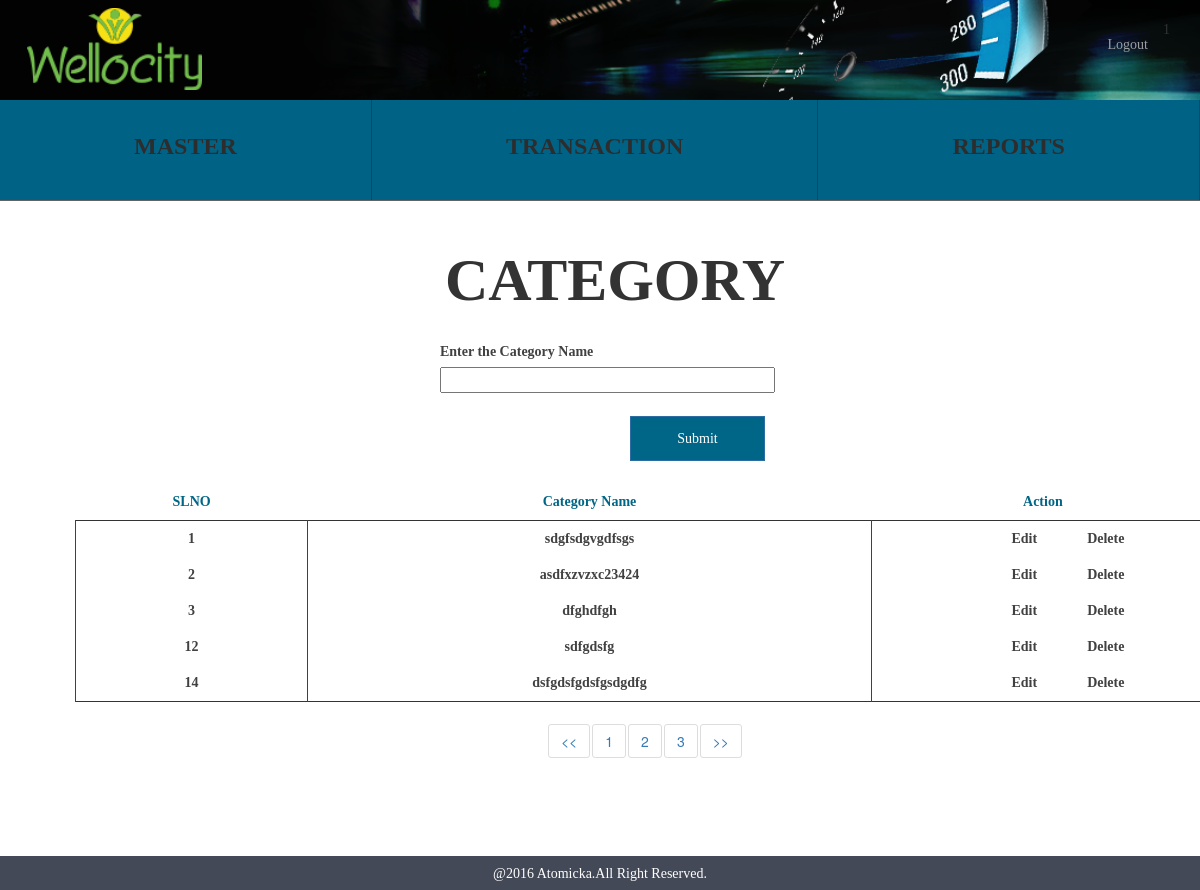
Screenshot of /category.php (signed in) with the database file from the repository.
### tables this page shows
CREATE TABLE IF NOT EXISTS `wc_categories` (
  `categories_id` int(10) NOT NULL AUTO_INCREMENT,
  `categories_name` varchar(150) NOT NULL,
  `categories_status` tinyint(1) NOT NULL,
  `categories_createddate` timestamp NOT NULL DEFAULT CURRENT_TIMESTAMP,
  PRIMARY KEY (`categories_id`),
  KEY `categories_name` (`categories_name`)
);

### functions/category_function.php (called while the page is built, shortened)
<?php
class categoryfunction{
    public function categoryselectfunction(){
      $temp_arr = array();
      $res = mysql_query("SELECT * FROM wc_categories") or die(mysql_error());
      while($row = mysql_fetch_array($res)) {
          $temp_arr[] =$row;
      }
      return $temp_arr;
      }
}
 ?>

### category.php (the view, shortened to what this page needs)
<?php
require_once "header.php";
require_once "functions/category_function.php";
$obj = new categoryfunction();
?>
	<div class="container">
		<div class="container align_center align_height">
			<span class="sports">CATEGORY</span>
		</div>
		<div class="container align_margin">
			<div class="col-md-8">
				<div class="col-md-6"></div>
				<div class="col-md-6 align_margin">
					<form id="category_form" name="categories_form" role="form">
						<div class="align_margin">
							<label>Enter the Category Name</label><br>
							<input type="text" class="sportsname" name="category_name" data-validation-error-msg="Please enter the category name" data-validation="required">
						</div>
						<input type="submit" class="btn btn-primary align_right clear category_submit_act" value="Submit">
					</form>
				</div>
				<div class="container">
				  <table class="table state_table" id="category_table">
				    <thead>
				      <tr class="row_color">
				        <th class="align_center">SLNO</th>
				        <th class="align_center">Category Name</th>
				        <th class="align_center">Action</th>
				      </tr>
				    </thead>
				    <tbody>
						<?php
							$data = $obj->categoryselectfunction();
							foreach( $data as $eachrecord ) {
						 ?>
				    	<tr class="align_center delete_color">
					        <td class="category_id"><?php echo $eachrecord ['categories_id']; ?></td>
					        <td class="category_name"><?php echo $eachrecord ['categories_name']; ?></td>
					         <td>
					        	<span class="edit_state">Edit</span>
					        	<span class="delete_state" data-value="<?php echo $eachrecord ['categories_id']; ?>">Delete</span>
					        </td>
				      	</tr>
						<?php } ?>
				    </tbody>
				  </table>
				</div>
			</div>
		</div>
	</div>
<?php require_once "footer.php" ?>

### css/style.css (style rules this page uses)
.align_center { text-align: center; }
.align_right { float: right; }
.sports { font-size: 60px; font-weight: bold; position: relative; font-family: Montserrat; }
.statesname,.sportsname,.edit_states_name { width: 100%; }
.align_margin { margin-bottom:23px; }
.align_height { line-height: 2; }
.row_color { color: #006687; font-family: Montserrat; }
.delete_color { color: #414141; font-weight: bold; font-family: Montserrat; }
.clear { background-color: #006687 !important; color: #fff !important; height: 45px; width: 135px; border-radius: 0 !important; font-weight: bold; font-family: Montserrat; margin-right: 10px; }
.table > thead > tr > th, .table > tbody > tr > th, .table > tfoot > tr > th, .table > thead > tr > td, .table > tbody > tr > td, .table > tfoot > tr > td { border-top: 0 !important; }
.table > thead > tr > th { border-bottom: 1px !important; }
.table > tbody { border:1px solid !important; }
.table > tbody td { border:1px solid; border-bottom: 0 !important }
.table > thead { border-bottom: 1px solid; }
.edit_state,.edit_district { cursor: pointer; }
.delete_state,.delete_district { cursor: pointer; float: right; position: relative; right: 25%; }
label { color: #414141 !important; font-family: Montserrat; }
button, input, optgroup, select, textarea { font-family: Montserrat !important; }
#sports_table tbody,#category_table tbody { border: 1px solid #000; }

### rows the page displays
wc_categories: categories_id "1", categories_name "sdgfsdgvgdfsgs"
wc_categories: categories_id "2", categories_name "asdfxzvzxc23424"
wc_categories: categories_id "3", categories_name "dfghdfgh"
wc_categories: categories_id "12", categories_name "sdfgdsfg"
wc_categories: categories_id "14", categories_name "dsfgdsfgdsfgsdgdfg"

### other values shown
$_SESSION['login'] "1"
